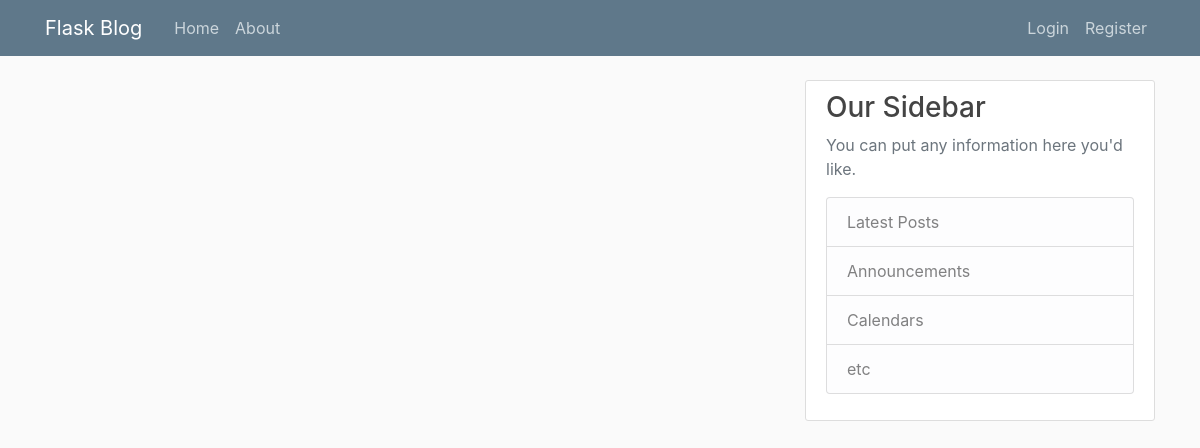
/home, run on an earlier commit of the app's database.
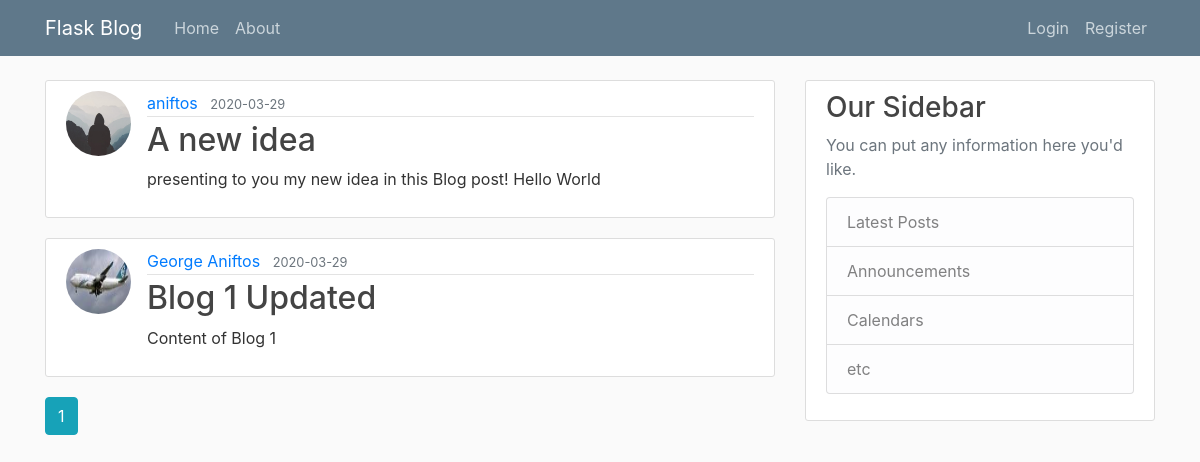
And on a later commit of the database.
### flaskblog/models.py (models this page shows, shortened)
class Post(db.Model): #Each class is an individual table on the database with the name "post" (lowercase)
    id = db.Column(db.Integer, primary_key = True) #unique post
    title = db.Column(db.String(100), nullable = False)
    date_posted = db.Column(db.DateTime, nullable = False, default = datetime.utcnow)
    content = db.Column(db.Text, nullable = False)
    user_id = db.Column(db.Integer, db.ForeignKey('user.id'), nullable=False) # specify is a foreign key.

class User(db.Model, UserMixin): #Each class is an individual table on the database with the name of "user" (lowercase)
    id = db.Column(db.Integer, primary_key = True) #primary key means a unique id for a user
    username = db.Column(db.String(20), unique = True, nullable = False) #unique means again same us above, cant be empty
    email = db.Column(db.String(120), unique = True, nullable = False)
    image_file = db.Column(db.String(20), nullable = False, default = 'default.jpg') #no unique = True because there is going to be a default picture
    password = db.Column(db.String(60), nullable = True) #generate hash of 60 characters
    posts = db.relationship('Post', backref='author', lazy = True) #defines a relationship not a column!
    '''Our post attritube has relationship to the Post model(class).
    Backref (is like creating a new column but not actuall) and uses the author attribute to get the user who created the post!
    Lazy defines when to pull all the posts data from that specific user. '''

### flaskblog/main/routes.py (the view)
@main.route('/')
@main.route('/home')
def home():
    page = request.args.get('page', 1, type=int)
    posts = Post.query.order_by(Post.date_posted.desc()).paginate(page = page, per_page=4) #grab all posts from database
    return render_template('home.html', posts = posts)

### flaskblog/templates/home.html
{% extends 'layout.html' %}
{% block content %}
    {% for post in posts.items %}
        <article class="media content-section">
            <img class="rounded-circle article-img" src="{{ url_for('static', filename='profile_pics/'+ post.author.image_file) }}">
            <div class="media-body">
                <div class="article-metadata">
                    <a class="mr-2" href="{{ url_for('users.user_posts', username=post.author.username) }}">{{ post.author.username }}</a>
                    <small class="text-muted">{{ post.date_posted.strftime('%Y-%m-%d') }}</small>
                </div>
                <h2><a class="article-title" href="{{ url_for('posts.post', post_id=post.id) }}">{{ post.title }}</a></h2>
                <p class="article-content">{{ post.content }}</p>
            </div>
        </article>
    {% endfor %}
    {% for page_num in posts.iter_pages(left_edge=1, right_edge=1, left_current=1, right_current = 2) %}
        {% if page_num %}
            {% if posts.page == page_num %}
                <a class="btn btn-info mb-4" href="{{ url_for('main.home', page=page_num) }}">{{ page_num }}</a>
            {% else %}
                <a class="btn btn-outline-info mb-4" href="{{ url_for('main.home', page=page_num) }}">{{ page_num }}</a>
            {% endif %}
        {% else %}
        ...
        {% endif %}
    {% endfor %}
{% endblock content %}

What changed in the data, as far as the page shows it:
added Post: image_file (placeholder picture), author.username "aniftos", date_posted "2020-03-29", title "A new idea", content "presenting to you my new idea in this Blog post! Hello World"
added Post: image_file (picture), author.username "George Aniftos", date_posted "2020-03-29", title "Blog 1 Updated", content "Content of Blog 1"
Also different on the page:
new list line: "1"
